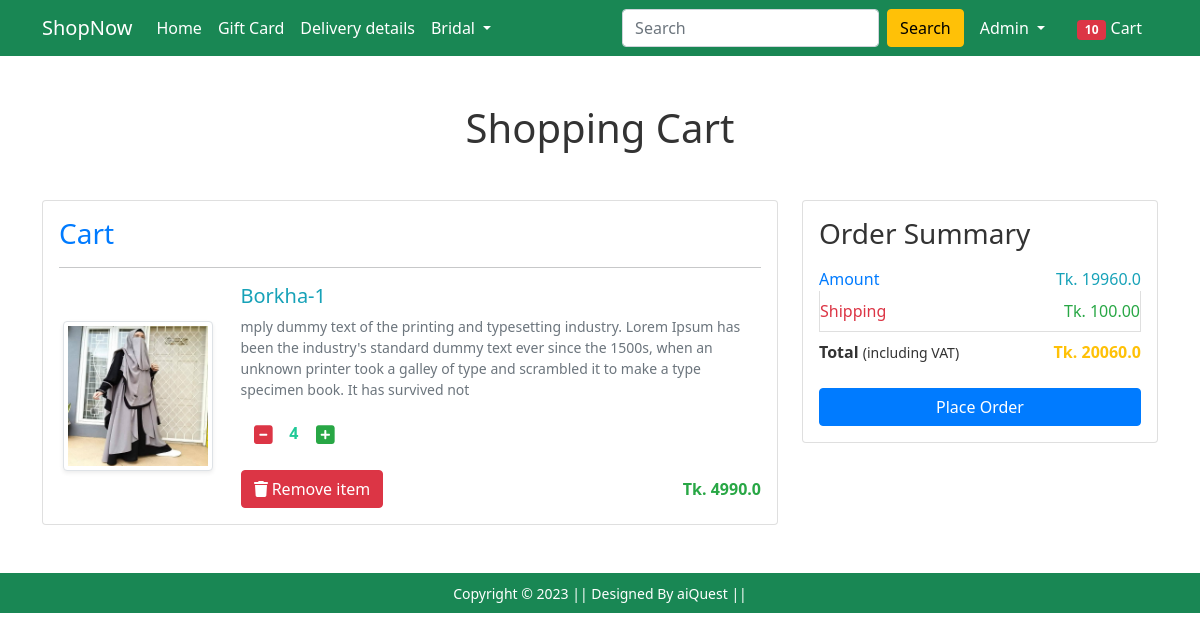
Page /cart/ (signed in) on the earlier database version.
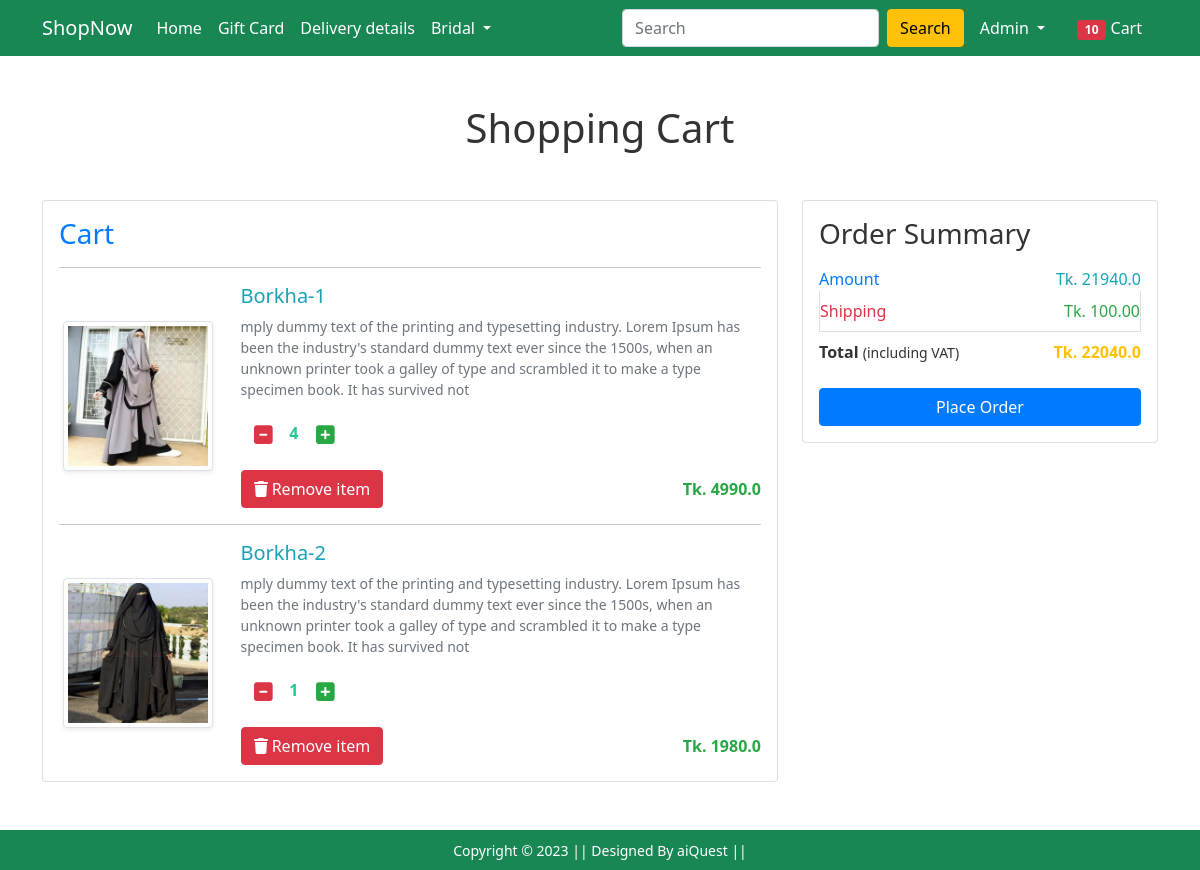
Same page on the later database version.
### Shop/models.py (models this page shows, shortened)
class Cart(models.Model):
    user = models.ForeignKey(User, on_delete=models.CASCADE)
    product = models.ForeignKey(Product, on_delete=models.CASCADE)
    quantity = models.PositiveIntegerField(default=1)

class Product(models.Model):
    title = models.CharField(max_length=100)
    selling_price = models.FloatField()
    discounted_price = models.FloatField()
    description = models.TextField()
    brand = models.CharField(max_length=100)
    category = models.CharField(choices=CATEGORY_CHOICES,max_length=2)
    product_image = models.ImageField(upload_to='productimg')

### Shop/views.py (the view)
# urls.py: path('cart/', views.show_cart, name='showcart'),
@login_required
def show_cart(request):
   if request.user.is_authenticated:
      user = request.user
      cart = Cart.objects.filter(user=user)
      amount = 0.0
      shipping_amount = 100.0
      total = 0.0
      cart_product = [p for p in Cart.objects.all() if p.user==user]
      if cart_product:
         for p in cart_product:
            tempamount = (p.quantity * p.product.discounted_price)
            amount += tempamount
            totalamount = amount + shipping_amount
         return render(request, 'Shop/addtocart.html', {'carts':cart, 'totalamount':totalamount,'amount':amount })
      else:
         return render(request, 'Shop/emptycart.html')

### Shop/templates/Shop/addtocart.html (shortened to what this page needs)
{% extends 'Shop/base.html' %}
{% load static %}
{% block main-content %}
<div class="container my-5">
    <div class="row">
        <h1 class="text-center mb-5" style="color: #333;">Shopping Cart</h1>
        <div class="col-sm-8">
            <div class="card">
                <div class="card-body">
                    <h3 style="color: #007bff;">Cart</h3>
                    {% for cart in carts %}
                    <hr>
                    <div class="row">
                        <div class="col-sm-3 text-center align-self-center">
                            <img src="{{cart.product.product_image.url}}" alt="" class="img-fluid img-thumbnail shadow-sm" height="150" width="150">
                        </div>
                        <div class="col-sm-9">
                            <div>
                                <h5 style="color: #17a2b8;">{{cart.product.title}}</h5>
                                <p class="mb-2 small" style="color: #6c757d;">{{cart.product.description}}</p>
                                <div class="my-3">
                                    <a class="minus-cart btn" pid="{{cart.product.id}}" style="color: #dc3545;">
                                        <i class="fas fa-minus-square fa-lg"></i>
                                    </a>
                                    <span id="quantity" style="color: #20c997; font-weight: bold;">{{cart.quantity}}</span>
                                    <a class="plus-cart btn" pid="{{cart.product.id}}" style="color: #28a745;">
                                        <i class="fas fa-plus-square fa-lg"></i>
                                    </a>
                                </div>
                                <div class="d-flex justify-content-between align-items-center">
                                    <a class="remove-cart btn btn-danger text-white" pid="{{cart.product.id}}" style="color: #ffc107;">
                                        <i class="fas fa-trash"></i> Remove item
                                    </a>
                                    <p class="mb-0"><span style="color: #28a745; font-weight: bold;">Tk. {{cart.product.discounted_price}}</span></p>
                                </div>
                            </div>
                        </div>
                    </div>
                    {% endfor %}
                </div>
            </div>
        </div>
        <div class="col-sm-4">
            <div class="card off_cart">
                <div class="card-body">
                    <h3 style="color: #333;">Order Summary</h3>
                    <ul class="list-group">
                        <li class="list-group-item d-flex justify-content-between align-items-center border-0 px-0 pb-0" style="color: #007bff;">
                            Amount<span style="color: #17a2b8;">Tk. <span id="amount">{{amount}}</span></span>
                        </li>
                        <li class="list-group-item d-flex justify-content-between align-items-center px-0" style="color: #dc3545;">
                            Shipping<span style="color: #28a745;">Tk. 100.00</span>
                        </li>
                        <li class="list-group-item d-flex justify-content-between align-items-center border-0 px-0 mb-3">
                            <div style="color: #333;">
                                <strong>Total</strong> <small>(including VAT)</small>
                            </div>
                            <span style="color: #ffc107;"><strong>Tk. <span id="totalamount">{{totalamount}}</span></strong></span>
                        </li>
                    </ul>
                    <div class="d-grid">
                        <a href="{% url 'checkout' %}" class="btn Place btn-primary" style="background-color: #007bff; border-color: #007bff; color: #fff;">Place Order</a>
                    </div>
                </div>
            </div>
        </div>
    </div>
</div>
{% endblock main-content %}

Differences in the rows shown:
added Cart: product.product_image (picture), product "Borkha-2", product.description "mply dummy text of the printing and typesetting industry. Lorem Ipsum has been the industry's standard dummy text ever since the 1500s, when an unknown printer took a galley of type and scrambled it to make a type specimen book. It has survived not", quantity "1", product.discounted_price "1980.0"
Other differences:
{{ amount }}: "19960.0" → "21940.0"
{{ totalamount }}: "20060.0" → "22040.0"
